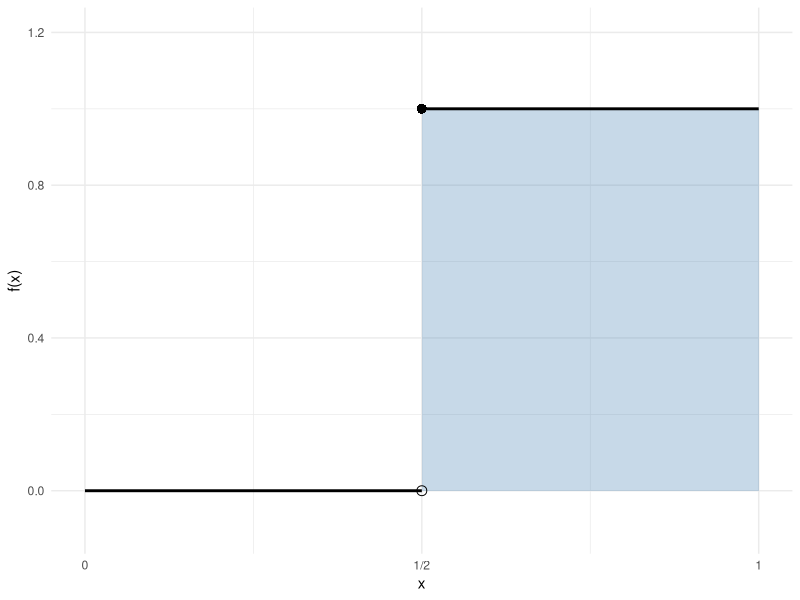

Reproduce this figure in R.
## ---- chunk 1
#| label: fig-step-code
#| code-fold: true
step_df <- data.frame(
  x = c(0, 0.5, 0.5, 1),
  y = c(0, 0, 1, 1),
  segment = c("left", "left", "right", "right")
)

ggplot2::ggplot() +
  ggplot2::geom_rect(
    ggplot2::aes(xmin = 0.5, xmax = 1, ymin = 0, ymax = 1),
    fill = "steelblue", alpha = 0.3
  ) +
  ggplot2::geom_line(
    data = step_df,
    ggplot2::aes(x = x, y = y, group = segment),
    linewidth = 1
  ) +
  ggplot2::geom_point(ggplot2::aes(x = 0.5, y = 0), shape = 1, size = 3) +
  ggplot2::geom_point(ggplot2::aes(x = 0.5, y = 1), shape = 16, size = 3) +
  ggplot2::scale_x_continuous(
    breaks = c(0, 0.5, 1),
    labels = c("0", "1/2", "1")
  ) +
  ggplot2::scale_y_continuous(limits = c(-0.1, 1.2)) +
  ggplot2::labs(x = "x", y = "f(x)") +
  ggplot2::theme_minimal()
